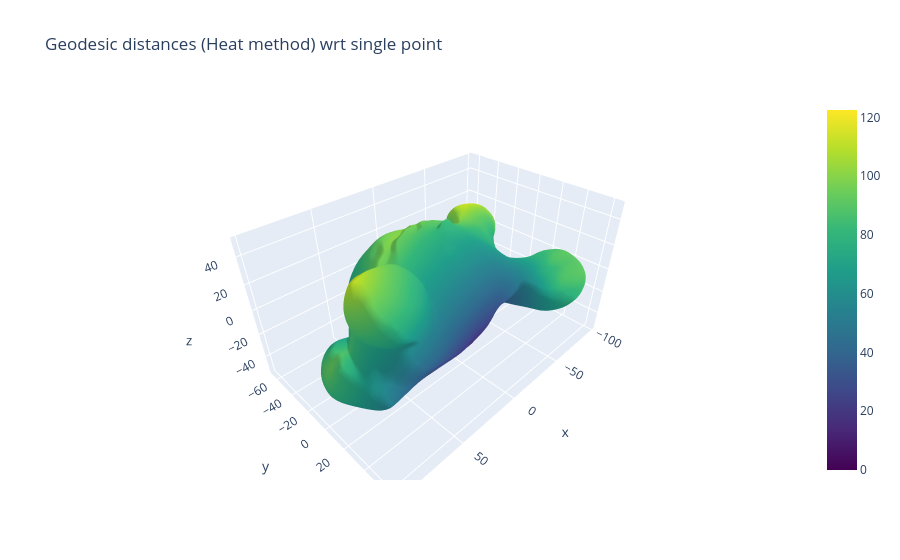

Notebook cell for this chart:
### Markdown cell above
As a final sanity check, we can plot the distance to a single point for both methods. Given the size of the organoid, it should be evident that Dijkstra gives way too large values.

### Code cell
src_idx = 42  # single heat source

fig = go.Figure(data=[
    go.Mesh3d(
        x=mesh.v[:,0], y=mesh.v[:,1], z=mesh.v[:,2],
        i=mesh.f[:,0], j=mesh.f[:,1], k=mesh.f[:,2],
        intensity=dist_heat_all[src_idx, :],
        colorscale='Viridis',
        showscale=True,   # adds colorbar
        name="Surface"
    ),
    go.Scatter3d(
        x=[mesh.v[cell_center_vertices[src_idx],0]], y=[mesh.v[cell_center_vertices[src_idx],1]], z=[mesh.v[cell_center_vertices[src_idx],2]],
        mode='markers',
        marker=dict(size=6, color='red', symbol='circle'),
        name="Source vertex"
    )
])

fig.update_layout(
    scene=dict(aspectmode='data'),
    title="Geodesic distances (Heat method) wrt single point"
)

fig.show()

### Figure 1 — Plotly figure (JSON) as saved in the notebook; plotly's stock layout.template omitted (floating-point values rounded to 4 significant figures; data arrays with more than 128 entries replaced by an {"elided": "..."} marker saying what was removed)
{"data": [{"colorscale": [[0, "#440154"], [0.1111, "#482878"], [0.2222, "#3e4989"], [0.3333, "#31688e"], [0.4444, "#26828e"], [0.5556, "#1f9e89"], [0.6667, "#35b779"], [0.7778, "#6ece58"], [0.8889, "#b5de2b"], [1, "#fde725"]], "i": {"elided": "35998 int values"}, "intensity": {"elided": "18001 float values"}, "j": {"elided": "35998 int values"}, "k": {"elided": "35998 int values"}, "name": "Surface", "showscale": true, "type": "mesh3d", "x": {"elided": "18001 float values"}, "y": {"elided": "18001 float values"}, "z": {"elided": "18001 float values"}}, {"marker": {"color": "red", "size": 6, "symbol": "circle"}, "mode": "markers", "name": "Source vertex", "type": "scatter3d", "x": [11.59], "y": [17.51], "z": [-39.55]}], "layout": {"scene": {"aspectmode": "data"}, "title": {"text": "Geodesic distances (Heat method) wrt single point"}}}
